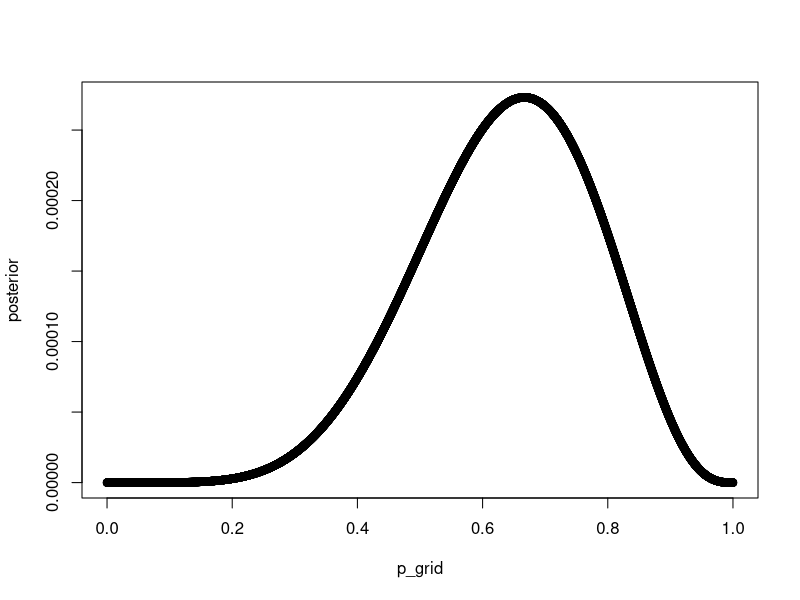
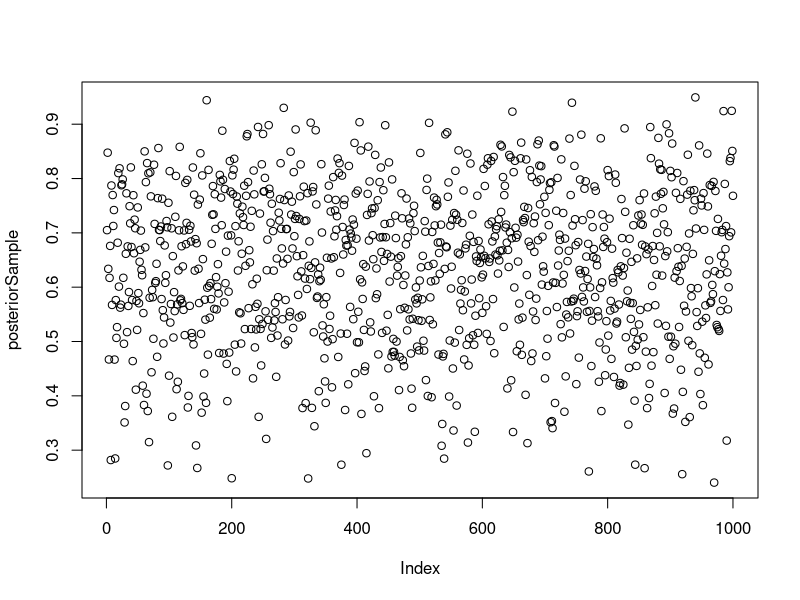
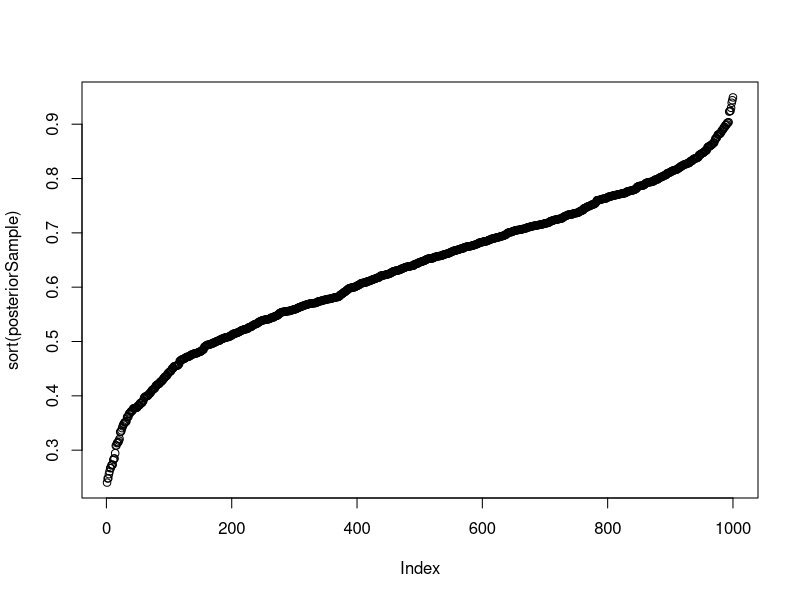

Source code (R) for these figures, in order: (Note: this script raises an error after producing the figures.)
###let' go through the grid approximation example again
# N = 9 , k =6
Size = 9
Head = 6

#define grid
p_grid <- seq( from = 0 , to = 1 , length.out = 10000)


#set up prior
prior <- rep( 1 , times = length( p_grid ))

#likelihood
likelihood <- sapply(p_grid, function(p) dbinom( Head ,  Size , prob = p))

# unstandardized posterior
unstPosterior <- likelihood * prior
sum(unstPosterior)
#standardize it
posterior <- unstPosterior / sum(unstPosterior)

#plot it
plot(p_grid, posterior)

#sample
##sample sample
set.seed(12345) #defining seed, nothing changes
sample(1:10 , size=10 , replace = TRUE , prob = rep(.1,10))

#our sample
posteriorSample <- sample(p_grid , size = 1e3 , replace = TRUE , prob = posterior)
c(
mean(posteriorSample > .55),
mean(posteriorSample > .2),
mean(posteriorSample > .3)
)

#summarizing
plot(posteriorSample) #this one is just dumb. 
#what should meter is when you sort them
plot(sort(posteriorSample))

quantile(posteriorSample, c(.1,.9))

library(ggplot2)
ggplot(data.frame(x=posteriorSample), aes(x)) + geom_density() + theme_bw() +geom_ribbon(aes(x=x))